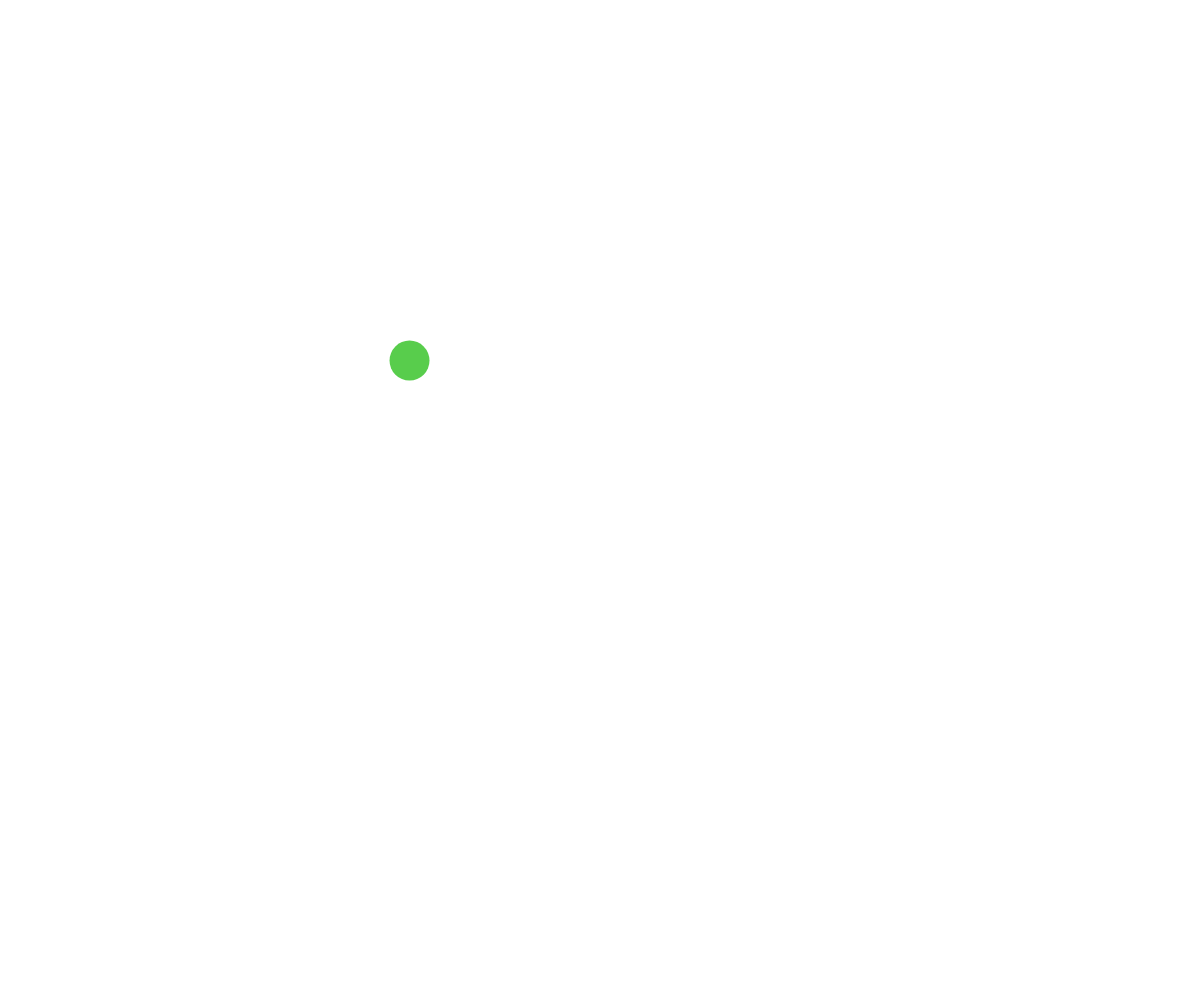
Frame 1 (no input)
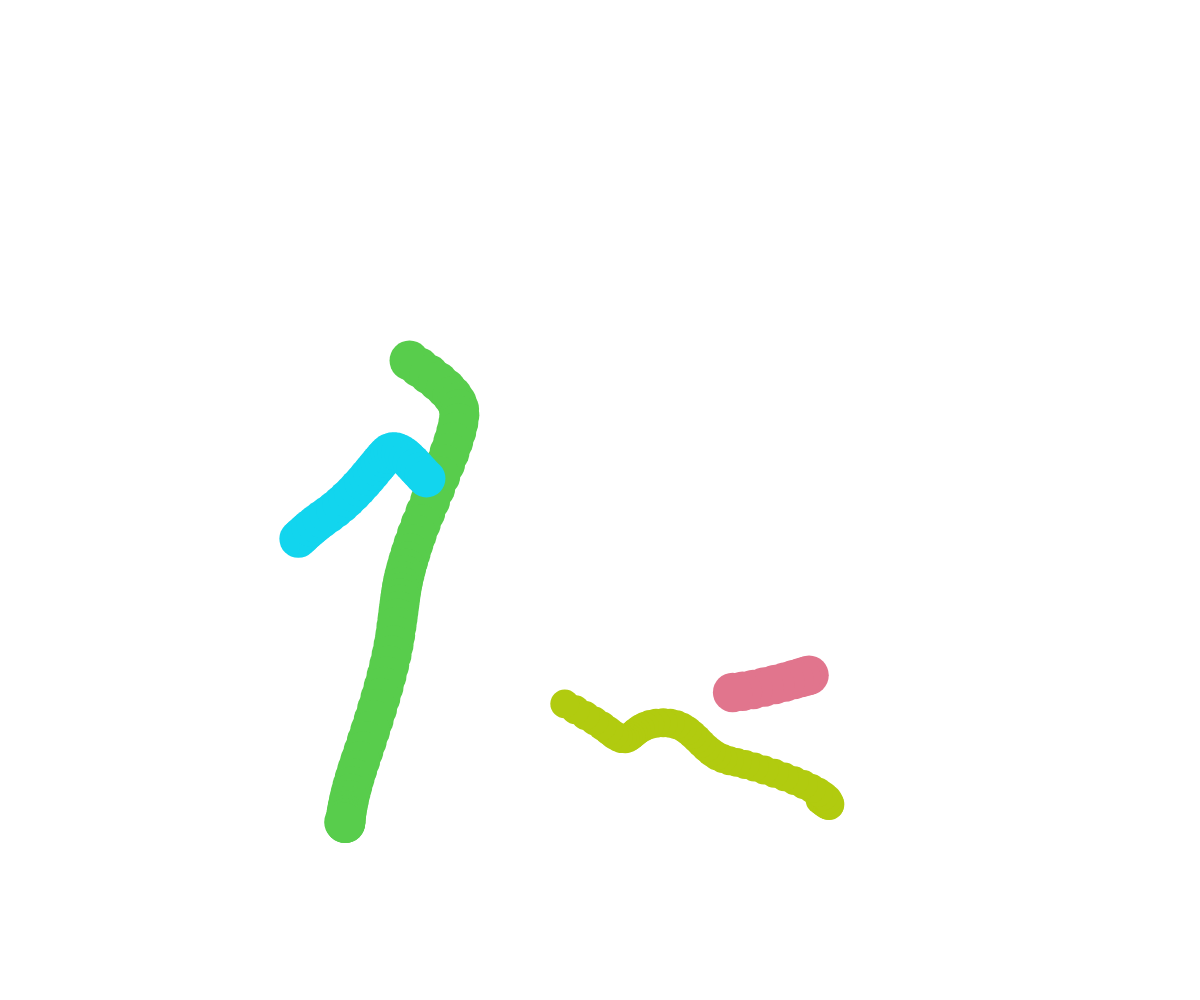
Frame 60 (no input)
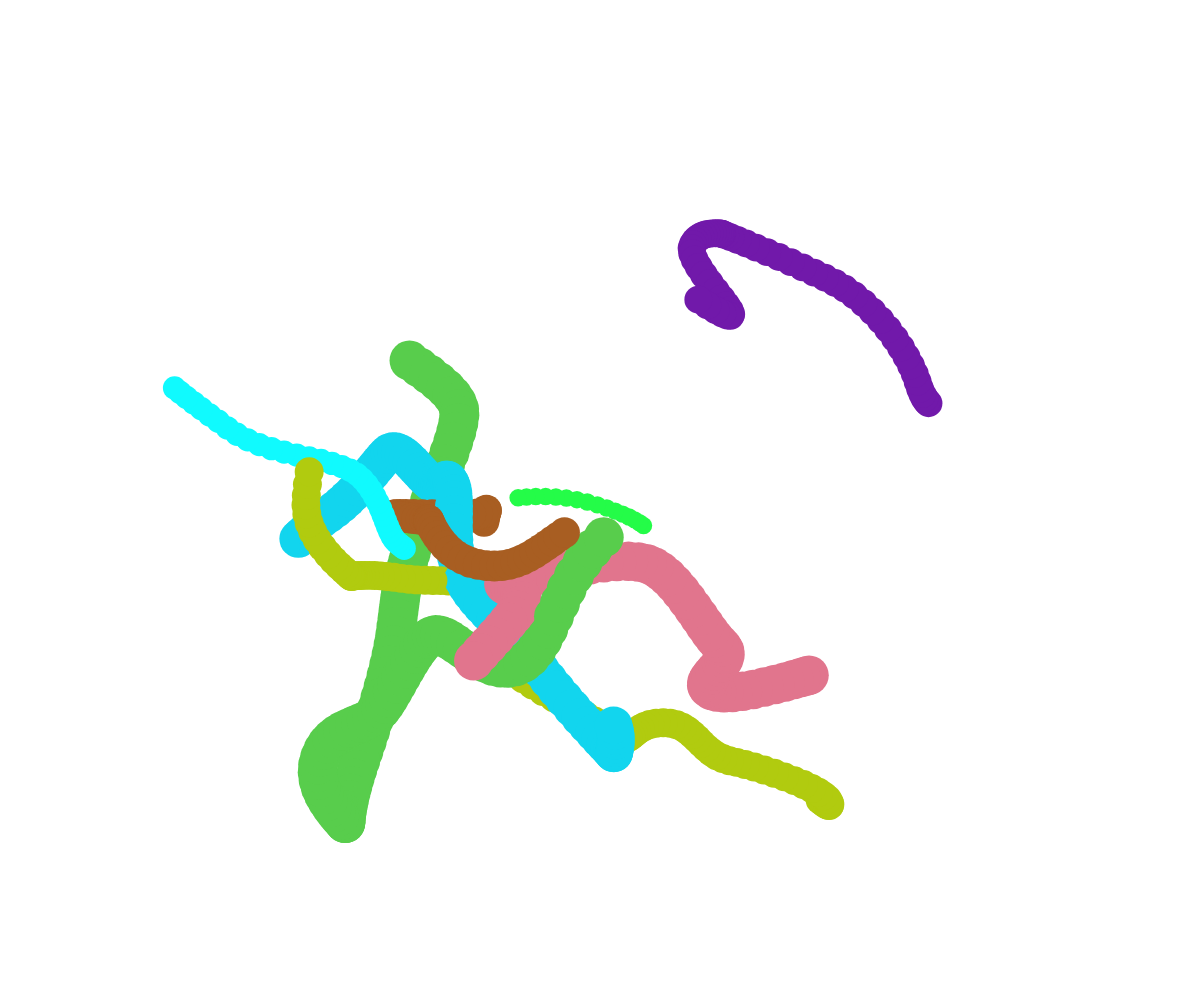
Frame 120 (the mouse pressed at the canvas centre since frame 60)

The p5.js sketch that drew these frames (run headless with seeded random() and noise() and a simulated clock; from frame 60 on, the mouse is pressed at the canvas centre):

// p5.js sketch
// ── sketch.js
// Project Title
// Your Name
// Date
//
// Extra for Experts:
// - describe what you did to take this project "above and beyond"

let ballArray = [];

function setup() {
  createCanvas(windowWidth, windowHeight);
  spawnBall();
  background("white");
  noStroke();
  window.setInterval(spawnBall, 500);
}

function draw() {
  for(let theBall of ballArray){
    fill(theBall.color);
    theBall.x = noise(theBall.time) * width;          
    theBall.y = noise(theBall.time + 300) * height;
    circle(theBall.x, theBall.y, theBall.diameter);
  
    theBall.time += 0.01;

  }
}

function mousePressed(){
  spawnBall();
}

function spawnBall(){
  let ball = {
    x: random(width),
    y: random(height), 
    diameter: random(10,50),
    color: color(random(255), random(255), random(255)),
    time: random(1000),

  };
  ballArray.push(ball);
}
